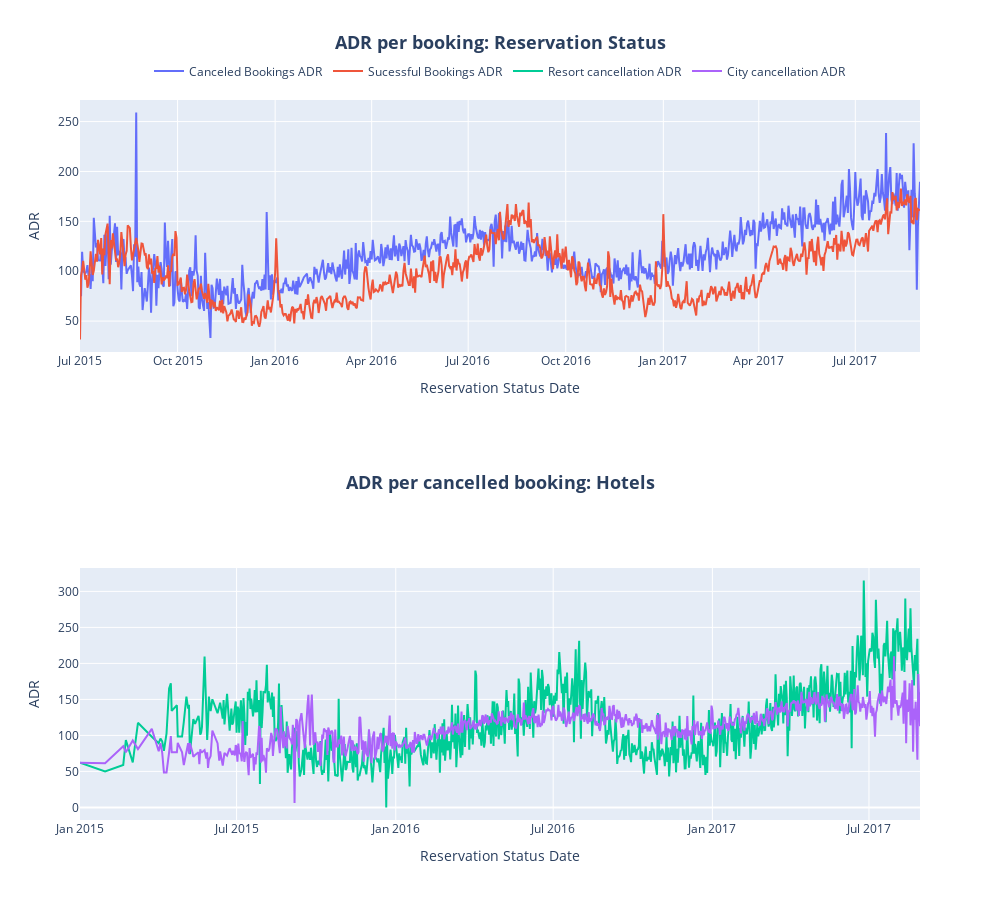

Notebook source saved alongside this figure:
### Code cell
import plotly.subplots as sp
import plotly.graph_objects as go

# Create subplots with 2 rows and 1 column, with increased vertical spacing
fig = sp.make_subplots(rows=2, cols=1, vertical_spacing=0.3)

# Add line plots to each subplot
fig.add_trace(go.Scatter(x=final_adr_reservation['date'],y=final_adr_reservation['adr_for_cancl'], name='Canceled Bookings ADR'), row=1, col=1)
fig.add_trace(go.Scatter( x=final_adr_reservation['date'],y=final_adr_reservation['adr_for_sucessful'], name='Sucessful Bookings ADR'), row=1, col=1)

fig.add_trace(go.Scatter(x=final_adr_cancl['date'], y=final_adr_cancl['adr_cancl_resort'], name='Resort cancellation ADR'), row=2, col=1)
fig.add_trace(go.Scatter(x=final_adr_cancl['date'], y=final_adr_cancl['adr_cancl_city'], name='City cancellation ADR'), row=2, col=1)

fig.update_layout(legend=dict(
    orientation="h",  # Horizontal legend
    yanchor="bottom",  # Anchor the legend to the bottom of the plot
    y=1.02,  # Shift the legend slightly above the plot
    xanchor="center",  # Center the legend horizontally
    x=0.5  # Position the legend at the center
))

# Set labels and title for each subplot
fig.update_xaxes(title_text='Reservation Status Date', row=1, col=1)
fig.update_yaxes(title_text='ADR', row=1, col=1, ticks='')

fig.update_xaxes(title_text='Reservation Status Date', row=2, col=1)
fig.update_yaxes(title_text='ADR', row=2, col=1)

# Add custom annotations for legends
fig.add_annotation(x=0.5, y=1.1, xref='paper', yref='paper', text='<b><span style="font-size:18px">ADR per booking: Reservation Status</span></b>', showarrow=False)
fig.add_annotation(x=0.5, y=0.47, xref='paper', yref='paper', text='<b><span style="font-size:18px">ADR per cancelled booking: Hotels</span></b>', showarrow=False)

# Specify width and height
fig.update_layout(width=1000, height=900)

# Display the plot
fig.show()

### Figure 1 — Plotly figure (JSON) as saved in the notebook; plotly's stock layout.template omitted (floating-point values rounded to 4 significant figures; data arrays with more than 128 entries replaced by an {"elided": "..."} marker saying what was removed)
{"data": [{"name": "Canceled Bookings ADR", "type": "scatter", "x": {"elided": "781 str values"}, "xaxis": "x", "y": {"elided": "781 float values"}, "yaxis": "y"}, {"name": "Sucessful Bookings ADR", "type": "scatter", "x": {"elided": "781 str values"}, "xaxis": "x", "y": {"elided": "781 float values"}, "yaxis": "y"}, {"name": "Resort cancellation ADR", "type": "scatter", "x": {"elided": "807 str values"}, "xaxis": "x2", "y": {"elided": "807 float values"}, "yaxis": "y2"}, {"name": "City cancellation ADR", "type": "scatter", "x": {"elided": "807 str values"}, "xaxis": "x2", "y": {"elided": "807 float values"}, "yaxis": "y2"}], "layout": {"annotations": [{"showarrow": false, "text": "<b><span style=\"font-size:18px\">ADR per booking: Reservation Status</span></b>", "x": 0.5, "xref": "paper", "y": 1.1, "yref": "paper"}, {"showarrow": false, "text": "<b><span style=\"font-size:18px\">ADR per cancelled booking: Hotels</span></b>", "x": 0.5, "xref": "paper", "y": 0.47, "yref": "paper"}], "height": 900, "legend": {"orientation": "h", "x": 0.5, "xanchor": "center", "y": 1.02, "yanchor": "bottom"}, "width": 1000, "xaxis": {"anchor": "y", "domain": [0, 1], "title": {"text": "Reservation Status Date"}}, "xaxis2": {"anchor": "y2", "domain": [0, 1], "title": {"text": "Reservation Status Date"}}, "yaxis": {"anchor": "x", "domain": [0.65, 1.0], "ticks": "", "title": {"text": "ADR"}}, "yaxis2": {"anchor": "x2", "domain": [0, 0.35], "title": {"text": "ADR"}}}}
